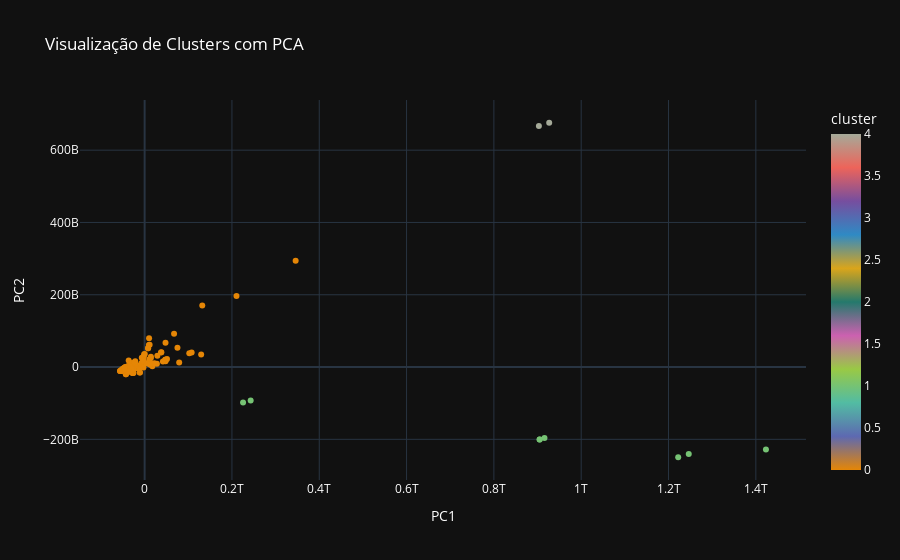

Notebook source saved alongside this figure:
### Code cell
df_pca = pd.DataFrame(principal_components[:, :2], columns=['PC1', 'PC2'])
df_pca['cluster'] = cluster_labels

fig = px.scatter(df_pca, x='PC1', y='PC2', color='cluster', title='Visualização de Clusters com PCA', color_continuous_scale=px.colors.qualitative.Vivid)
fig.update_layout(template='plotly_dark', font=dict(color='white'))
fig.show()

### Figure 1 — Plotly figure (JSON) as saved in the notebook; plotly's stock layout.template omitted (floating-point values rounded to 4 significant figures; data arrays with more than 128 entries replaced by an {"elided": "..."} marker saying what was removed)
{"data": [{"hovertemplate": "PC1=%{x}<br>PC2=%{y}<br>cluster=%{marker.color}<extra></extra>", "legendgroup": "", "marker": {"color": {"elided": "291 int values"}, "coloraxis": "coloraxis", "symbol": "circle"}, "mode": "markers", "name": "", "orientation": "v", "showlegend": false, "type": "scatter", "x": {"elided": "291 float values"}, "xaxis": "x", "y": {"elided": "291 float values"}, "yaxis": "y"}], "layout": {"coloraxis": {"colorbar": {"title": {"text": "cluster"}}, "colorscale": [[0, "rgb(229, 134, 6)"], [0.1, "rgb(93, 105, 177)"], [0.2, "rgb(82, 188, 163)"], [0.3, "rgb(153, 201, 69)"], [0.4, "rgb(204, 97, 176)"], [0.5, "rgb(36, 121, 108)"], [0.6, "rgb(218, 165, 27)"], [0.7, "rgb(47, 138, 196)"], [0.8, "rgb(118, 78, 159)"], [0.9, "rgb(237, 100, 90)"], [1, "rgb(165, 170, 153)"]]}, "font": {"color": "white"}, "legend": {"tracegroupgap": 0}, "title": {"text": "Visualização de Clusters com PCA"}, "xaxis": {"anchor": "y", "domain": [0, 1], "title": {"text": "PC1"}}, "yaxis": {"anchor": "x", "domain": [0, 1], "title": {"text": "PC2"}}}}
